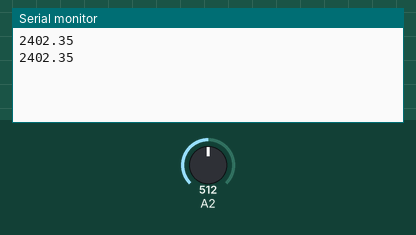
Recording of a sketch running on a simulated Arduino Uno, built with avr-gcc and run on an emulated ATmega328P. On the bench: the last lines printed to the serial monitor. The inputs (shaded band) are chosen by the test bench; at power-on: A2 = 512.

Above: at 1.8 s.
1.9 s: A2 set to 716
At 2.8 s:
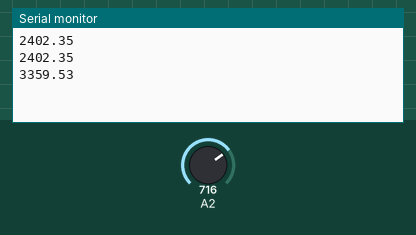
3.4 s: A2 set to 900
At 4.4 s:
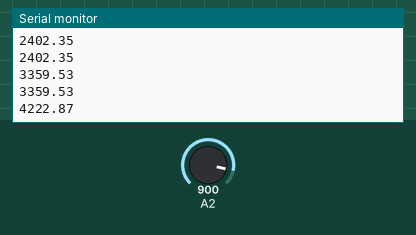
Timing chart, 0 to 6.4 s (numbered marks = the images above; inputs shaded):
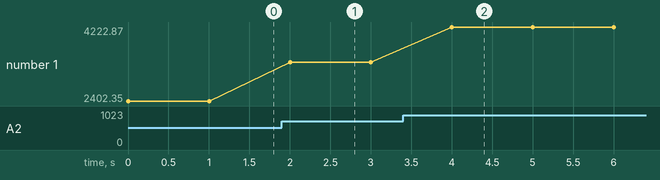

The sketch:

VernierConductivityLinearCalibration.ino
```cpp
/* VernierTutorialLinearCalibration (v2017)
 * This sketch reads the raw count from a Vernier Analog (BTA)
 * sensor once every half second, and uses its algebraic slope
 * and intercept to convert it to standard units.
 *
 * Plug the sensor into the Analog 2 port on the Vernier Arduino
 * Interface Shield or into an Analog Protoboard Adapter wired
 * to Arduino pin A2.
 */

float rawCount; //create global variable for reading from A/D converter (0-1023)
float voltage; //create global variable for voltage (0-5V)
float sensorValue; //create global variable for sensor value
float slope = 960; //create global variable for slope
float intercept = 0; //create global variable for intercept
//const char* units = "(MICS)"; //create global variable for units for conductivity sensor

unsigned long millis_old;
void setup() {
  Serial.begin(115200); //setup communication to display
  //milis_old = millis()
}

void loop() {
  rawCount=analogRead(A2); //read one data value (0-1023)
  voltage=rawCount/1023*5; //convert raw count to voltage (0-5V)
  sensorValue=(slope*voltage)+intercept; //convert to sensor value with linear calibration equation
  Serial.print(sensorValue); //print sensor value
  Serial.println(" "); //create space
  //Serial.println(units); //print units and skip to next line
   while ((millis() - millis_old) < 1000) { // Wait until elapsed time is 1 second
    delay(1);
  }
  millis_old = millis();               // Reset elapsed time
}
```

Measured:
- after the input at 1.9 s, the serial monitor: prints a new line after 0.10 s (image 1)
- after the input at 3.4 s, the serial monitor: prints a new line after 0.60 s (image 2)
- plotted number 1: 2402.35 → 3359.53 after the input at 1.9 s, 3359.53 → 4222.87 after the input at 3.4 s
